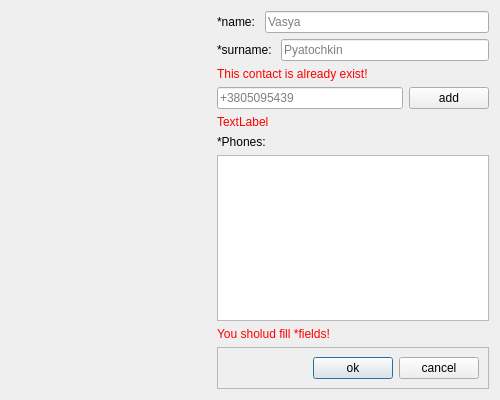
<?xml version="1.0" encoding="UTF-8"?>
<ui version="4.0">
 <class>ShowEditDialog</class>
 <widget class="QDialog" name="ShowEditDialog">
  <property name="geometry">
   <rect>
    <x>0</x>
    <y>0</y>
    <width>500</width>
    <height>400</height>
   </rect>
  </property>
  <property name="windowTitle">
   <string>Dialog</string>
  </property>
  <layout class="QGridLayout" name="gridLayout">
   <item row="1" column="0">
    <spacer name="verticalSpacer">
     <property name="orientation">
      <enum>Qt::Vertical</enum>
     </property>
     <property name="sizeHint" stdset="0">
      <size>
       <width>20</width>
       <height>85</height>
      </size>
     </property>
    </spacer>
   </item>
   <item row="3" column="1">
    <widget class="QFrame" name="frame">
     <property name="frameShape">
      <enum>QFrame::StyledPanel</enum>
     </property>
     <property name="frameShadow">
      <enum>QFrame::Raised</enum>
     </property>
     <layout class="QGridLayout" name="gridLayout_2">
      <item row="0" column="1">
       <widget class="QPushButton" name="okBtn">
        <property name="text">
         <string>ok</string>
        </property>
       </widget>
      </item>
      <item row="0" column="0">
       <spacer name="horizontalSpacer">
        <property name="orientation">
         <enum>Qt::Horizontal</enum>
        </property>
        <property name="sizeHint" stdset="0">
         <size>
          <width>40</width>
          <height>20</height>
         </size>
        </property>
       </spacer>
      </item>
      <item row="0" column="2">
       <widget class="QPushButton" name="cancelBtn">
        <property name="text">
         <string>cancel</string>
        </property>
       </widget>
      </item>
     </layout>
    </widget>
   </item>
   <item row="0" column="1" rowspan="2">
    <widget class="QSplitter" name="splitter">
     <property name="orientation">
      <enum>Qt::Vertical</enum>
     </property>
     <widget class="QWidget" name="layoutWidget">
      <layout class="QVBoxLayout" name="verticalLayout">
       <item>
        <layout class="QHBoxLayout" name="horizontalLayout">
         <item>
          <widget class="QLabel" name="namelabel">
           <property name="text">
            <string>*name: </string>
           </property>
          </widget>
         </item>
         <item>
          <widget class="QLineEdit" name="nameLine">
           <property name="text">
            <string/>
           </property>
           <property name="placeholderText">
            <string>Vasya</string>
           </property>
          </widget>
         </item>
        </layout>
       </item>
       <item>
        <layout class="QHBoxLayout" name="horizontalLayout_2">
         <item>
          <widget class="QLabel" name="surnameLabel">
           <property name="text">
            <string>*surname: </string>
           </property>
          </widget>
         </item>
         <item>
          <widget class="QLineEdit" name="surnameLine">
           <property name="placeholderText">
            <string>Pyatochkin</string>
           </property>
          </widget>
         </item>
        </layout>
       </item>
       <item>
        <widget class="QLabel" name="nameWarningLabel">
         <property name="styleSheet">
          <string notr="true">color: #FF0000</string>
         </property>
         <property name="text">
          <string>This contact is already exist!</string>
         </property>
        </widget>
       </item>
       <item>
        <layout class="QVBoxLayout" name="verticalLayout_2">
         <item>
          <layout class="QHBoxLayout" name="horizontalLayout_3">
           <item>
            <widget class="QLineEdit" name="phoneLine">
             <property name="placeholderText">
              <string>+3805095439</string>
             </property>
            </widget>
           </item>
           <item>
            <widget class="QPushButton" name="addPhoneBtn">
             <property name="text">
              <string>add</string>
             </property>
            </widget>
           </item>
          </layout>
         </item>
         <item>
          <widget class="QLabel" name="phoneWarningLabel">
           <property name="styleSheet">
            <string notr="true">color: #FF0000</string>
           </property>
           <property name="text">
            <string>TextLabel</string>
           </property>
          </widget>
         </item>
        </layout>
       </item>
       <item>
        <widget class="QLabel" name="phonesLabel">
         <property name="text">
          <string>*Phones: </string>
         </property>
        </widget>
       </item>
       <item>
        <widget class="QListWidget" name="listWidget"/>
       </item>
      </layout>
     </widget>
    </widget>
   </item>
   <item row="0" column="0">
    <widget class="QLabel" name="picLabel">
     <property name="enabled">
      <bool>true</bool>
     </property>
     <property name="minimumSize">
      <size>
       <width>200</width>
       <height>200</height>
      </size>
     </property>
     <property name="styleSheet">
      <string notr="true"/>
     </property>
     <property name="text">
      <string/>
     </property>
    </widget>
   </item>
   <item row="2" column="1">
    <widget class="QLabel" name="finalWarning">
     <property name="styleSheet">
      <string notr="true">color: #FF0000</string>
     </property>
     <property name="text">
      <string>You sholud fill *fields!</string>
     </property>
    </widget>
   </item>
  </layout>
 </widget>
 <resources/>
 <connections/>
</ui>
